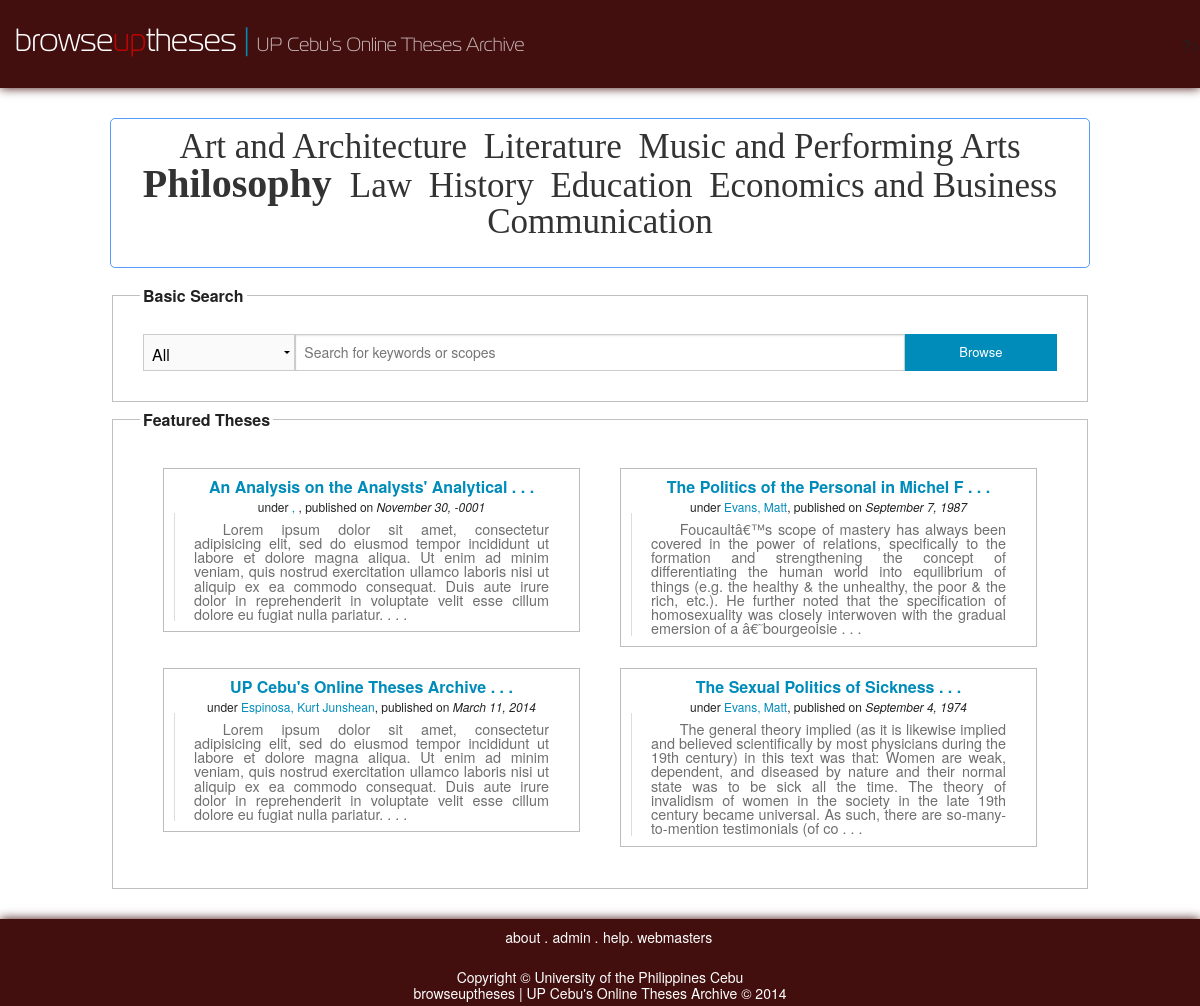
The app's page /home.php with its own data.
### tables this page shows
CREATE TABLE IF NOT EXISTS `category` (
  `category_id` int(11) NOT NULL AUTO_INCREMENT,
  `category_name` varchar(255) DEFAULT NULL,
  `counter` int(11) NOT NULL DEFAULT '1',
  `last_search` timestamp NOT NULL DEFAULT CURRENT_TIMESTAMP,
  PRIMARY KEY (`category_id`)
);

CREATE TABLE IF NOT EXISTS `thesis_faculty` (
  `thesis_id` int(11) NOT NULL DEFAULT '0',
  `faculty_id` int(11) NOT NULL DEFAULT '0',
  PRIMARY KEY (`thesis_id`,`faculty_id`),
  KEY `faculty_id` (`faculty_id`)
);

CREATE TABLE IF NOT EXISTS `thesis` (
  `thesis_id` int(11) NOT NULL AUTO_INCREMENT,
  `title` varchar(255) DEFAULT NULL,
  `abstract` text,
  `date_published` timestamp NULL DEFAULT NULL,
  `date_accessioned` timestamp NULL DEFAULT NULL,
  `date_added` timestamp NOT NULL DEFAULT CURRENT_TIMESTAMP ON UPDATE CURRENT_TIMESTAMP,
  PRIMARY KEY (`thesis_id`)
);

### home.php (the view, shortened to what this page needs)
<?php
	$theses = array();
	$random_theses = mysql_query("SELECT * FROM thesis");
	while ($thesis = mysql_fetch_assoc($random_theses)) {
		array_push($theses, $thesis['thesis_id']);
	}
	shuffle($theses);
	$randomized = array();
	$limit = (sizeof($theses) > 10) ? 10 : sizeof($theses);
	for ($i = 0; $i < $limit; $i++) {
		$random_theses = mysql_query(
			"SELECT * FROM thesis INNER JOIN thesis_faculty
			ON thesis.thesis_id = thesis_faculty.thesis_id
			WHERE thesis.thesis_id = " . $theses[$i]);
		$random_theses = mysql_fetch_assoc($random_theses);
		array_push($randomized, $random_theses);
	}
	for ($i = 0; $i < sizeof($randomized); $i++) {
		$fetchFaculty = mysql_query("SELECT * FROM faculty_profiles WHERE faculty_id = " . $randomized[$i]['faculty_id']);
		$fetchFaculty = mysql_fetch_assoc($fetchFaculty);
		$randomized[$i]['full_name'] =  $fetchFaculty['fac_lname'].', '.$fetchFaculty['fac_fname'];
		$randomized[$i]['date_published'] =  date('F j, Y', strtotime($randomized[$i]['date_published']));
	}
?>
<!DOCTYPE html>
<html lang="en">
	<head>
		<?php include('fronts/meta.php'); ?>
	</head>
	<body>
		<div id="main-wrapper">
			<?php include('fronts/header.php'); ?>
			<div id="wrap">
				<?php include('fronts/tagCloud.php'); ?>
				<div class="row">
					<?php include('fronts/querybox.php') ?>
				</div>
				<fieldset style="margin-top: 10px">
					<legend>Featured Theses</legend>
					<?php foreach ($randomized as $item) : ?>
						<article class="small-6 columns" style="padding: 10px 20px; height: 200px">
							<div style="text-align: center; padding: 10px; border: 1px solid #bdbdbd;">
								<a href="thesisInfo.php?id=<?= $item['thesis_id']; ?>" style="font-weight: bolder; padding-bottom: 10px;"><?= substr($item['title'], 0, 40); ?> . . .</a>
								<div style="margin-top: 6px; font-size: 75%;">under <a href="facultyWorks.php?id=<?= $item['faculty_id']; ?>"><?= $item['full_name']; ?></a>, published on <em><?= $item['date_published']; ?></em></div>
								<blockquote style="line-height: 99%; text-indent: 2em; text-align: justify; width: 100%; font-size: 90%"><?= substr($item['abstract'], 0, 400); ?> . . .</blockquote>
							</div>
						</article>
					<?php endforeach;?>
				</fieldset>
			</div>
		</div>
		<?php include('fronts/footer.php'); ?>
	</body>
</html>

### fronts/tagCloud.php (shortened to what this page needs)
<?php
    $terms = array();
    $maximum = 0;
    $query = mysql_query("SELECT category_name, counter FROM category ORDER BY counter DESC LIMIT 30");
    while ($row = mysql_fetch_array($query)) {
        $term = $row['category_name'];
        $counter = $row['counter'];
        if ($counter > $maximum) {
            $maximum = $counter;
        }
        $terms[] = array('term' => $term, 'counter' => $counter);
    }
    shuffle($terms);
?>
<!DOCTYPE html>
<html>
    <head>
    </head>
    <body>
        <div id="tagcloud">
            <?php
            foreach ($terms as $term):
                $percent = floor(($term['counter'] / $maximum) * 100);
                if ($percent < 10):
                    $class = 'smallest';
                elseif ($percent >= 10 and $percent < 30):
                    $class = 'small';
                elseif ($percent >= 30 and $percent < 50):
                    $class = 'medium';
                elseif ($percent >= 50 and $percent < 70):
                    $class = 'large';
                else:
                    $class = 'largest';
                endif;
            ?>
            <span class="<?php echo $class; ?>">
                <a href="search.php?search=<?php echo urlencode($term['term']); ?>&category=All"><?php echo $term['term']; ?></a>
            </span>
            <?php endforeach; ?>
        </div>
    </body>
</html>

### css/styles.css (style rules this page uses)
html { height: 100%; }
body { margin: 0 auto; font-family: 'Segoe UI Semilight', 'Helvetica Neue', Helvetica, Arial, sans-serif; }
#main-wrapper { min-height: 100%; padding-bottom: 87px; }
#wrap { max-width: 980px; margin: 30px auto; position: relative; }
.row { margin-left: 0; }
fieldset { padding: 30px; }

### fronts/tagCloud.php (style rules this page uses)
#tagcloud { width: 100%; min-height: 150px; background: white; color:#0066FF; padding: 10px; border: 1px solid #559DFF; text-align:center; -moz-border-radius: 4px; -webkit-border-radius: 4px; border-radius: 5px; font-family: 'Segoe UI Semilight'; margin-bottom: 20px; }
#tagcloud a:link, #tagcloud a:visited { text-decoration:none; color: #333; }
#tagcloud span { padding: 4px; }
#tagcloud .medium { font-size: 35px; }
#tagcloud .largest { font-weight: bold; font-size: 40px; }

### records on screen
category: category_name "Art and Architecture"
category: category_name "Literature"
category: category_name "Music and Performing Arts"
category: category_name "Philosophy"
category: category_name "Law"
category: category_name "History"
category: category_name "Education"
category: category_name "Economics and Business"
category: category_name "Communication"
thesis_faculty: thesis.title "An Analysis on the Analysts' Analytical", full_name ",", date_published "November 30, -0001", thesis.abstract "Lorem ipsum dolor sit amet, consectetur adipisicing elit, sed do eiusmod tempor incididunt ut labore et dolore magna aliqua. Ut enim ad minim veniam, quis nostrud exercitation ullamco laboris nisi ut aliquip ex ea commodo consequat. Duis aute irure dolor in reprehenderit in voluptate velit esse cillum dolore eu fugiat nulla pariatur."
thesis_faculty: thesis.title "The Politics of the Personal in Michel F", full_name "Evans, Matt", date_published "September 7, 1987", thesis.abstract "Foucaultâ€™s scope of mastery has always been covered in the power of relations, specifically to the formation and strengthening the concept of differentiating the human world into equilibrium of things (e.g. the healthy & the unhealthy, the poor & the rich, etc.). He further noted that the specification of homosexuality was closely interwoven with the gradual emersion of a â€˜bourgeoisie"
thesis_faculty: thesis.title "UP Cebu's Online Theses Archive", full_name "Espinosa, Kurt Junshean", date_published "March 11, 2014", thesis.abstract "Lorem ipsum dolor sit amet, consectetur adipisicing elit, sed do eiusmod tempor incididunt ut labore et dolore magna aliqua. Ut enim ad minim veniam, quis nostrud exercitation ullamco laboris nisi ut aliquip ex ea commodo consequat. Duis aute irure dolor in reprehenderit in voluptate velit esse cillum dolore eu fugiat nulla pariatur."
thesis_faculty: thesis.title "The Sexual Politics of Sickness", full_name "Evans, Matt", date_published "September 4, 1974", thesis.abstract "The general theory implied (as it is likewise implied and believed scientifically by most physicians during the 19th century) in this text was that: Women are weak, dependent, and diseased by nature and their normal state was to be sick all the time. The theory of invalidism of women in the society in the late 19th century became universal. As such, there are so-many-to-mention testimonials (of co"
